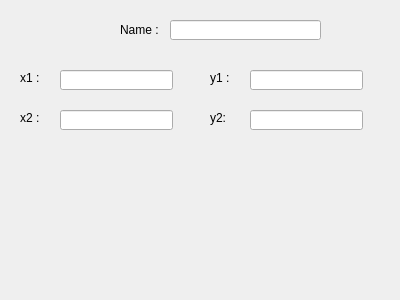
<?xml version="1.0" encoding="UTF-8"?>
<ui version="4.0">
 <class>LineParamForm</class>
 <widget class="QWidget" name="LineParamForm">
  <property name="geometry">
   <rect>
    <x>0</x>
    <y>0</y>
    <width>400</width>
    <height>300</height>
   </rect>
  </property>
  <property name="windowTitle">
   <string>Form</string>
  </property>
  <widget class="QLineEdit" name="lineEditX1">
   <property name="geometry">
    <rect>
     <x>60</x>
     <y>70</y>
     <width>113</width>
     <height>20</height>
    </rect>
   </property>
  </widget>
  <widget class="QLabel" name="labelX1">
   <property name="geometry">
    <rect>
     <x>20</x>
     <y>70</y>
     <width>31</width>
     <height>16</height>
    </rect>
   </property>
   <property name="text">
    <string>x1 :</string>
   </property>
  </widget>
  <widget class="QLabel" name="labelX2">
   <property name="geometry">
    <rect>
     <x>20</x>
     <y>110</y>
     <width>31</width>
     <height>16</height>
    </rect>
   </property>
   <property name="text">
    <string>x2 :</string>
   </property>
  </widget>
  <widget class="QLineEdit" name="lineEditX2">
   <property name="geometry">
    <rect>
     <x>60</x>
     <y>110</y>
     <width>113</width>
     <height>20</height>
    </rect>
   </property>
  </widget>
  <widget class="QLabel" name="labelY1">
   <property name="geometry">
    <rect>
     <x>210</x>
     <y>70</y>
     <width>31</width>
     <height>16</height>
    </rect>
   </property>
   <property name="text">
    <string>y1 :</string>
   </property>
  </widget>
  <widget class="QLineEdit" name="lineEditY1">
   <property name="geometry">
    <rect>
     <x>250</x>
     <y>70</y>
     <width>113</width>
     <height>20</height>
    </rect>
   </property>
  </widget>
  <widget class="QLabel" name="labelY2">
   <property name="geometry">
    <rect>
     <x>210</x>
     <y>110</y>
     <width>31</width>
     <height>16</height>
    </rect>
   </property>
   <property name="text">
    <string>y2:</string>
   </property>
  </widget>
  <widget class="QLineEdit" name="lineEditY2">
   <property name="geometry">
    <rect>
     <x>250</x>
     <y>110</y>
     <width>113</width>
     <height>20</height>
    </rect>
   </property>
  </widget>
  <widget class="QLineEdit" name="lineEditName">
   <property name="geometry">
    <rect>
     <x>170</x>
     <y>20</y>
     <width>151</width>
     <height>20</height>
    </rect>
   </property>
  </widget>
  <widget class="QLabel" name="labelName">
   <property name="geometry">
    <rect>
     <x>120</x>
     <y>20</y>
     <width>41</width>
     <height>20</height>
    </rect>
   </property>
   <property name="text">
    <string>Name :</string>
   </property>
  </widget>
 </widget>
 <resources/>
 <connections/>
</ui>
